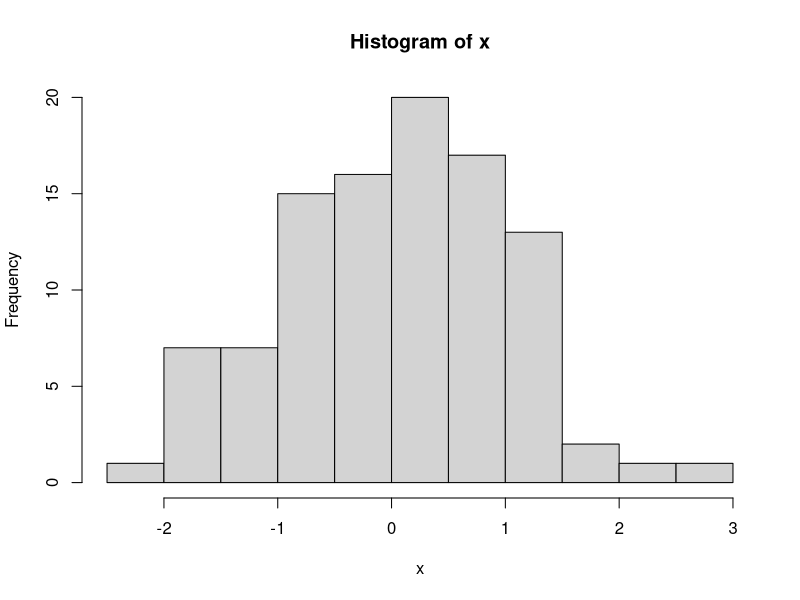

This chart was generated by the following R code:
## ---- chunk 1
a=120
## ---- chunk 2
(c=a/3)
## ---- chunk 3
(c=a/3)
## ---- chunk 4
x=rnorm(100)
median(x)
mean(x)
sd(x)
## ---- chunk 5
hist(x)  
